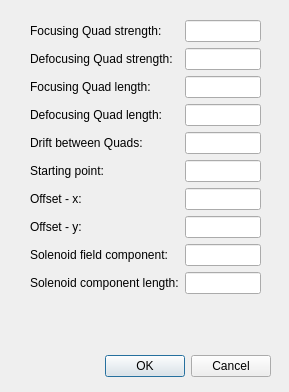
<?xml version="1.0" encoding="UTF-8"?>
<ui version="4.0">
 <class>Dialog</class>
 <widget class="QDialog" name="Dialog">
  <property name="geometry">
   <rect>
    <x>0</x>
    <y>0</y>
    <width>289</width>
    <height>392</height>
   </rect>
  </property>
  <property name="windowTitle">
   <string>Dialog</string>
  </property>
  <widget class="QDialogButtonBox" name="buttonBox">
   <property name="geometry">
    <rect>
     <x>70</x>
     <y>350</y>
     <width>201</width>
     <height>32</height>
    </rect>
   </property>
   <property name="orientation">
    <enum>Qt::Horizontal</enum>
   </property>
   <property name="standardButtons">
    <set>QDialogButtonBox::Cancel|QDialogButtonBox::Ok</set>
   </property>
  </widget>
  <widget class="QWidget" name="formLayoutWidget">
   <property name="geometry">
    <rect>
     <x>30</x>
     <y>20</y>
     <width>231</width>
     <height>311</height>
    </rect>
   </property>
   <layout class="QFormLayout" name="formLayout">
    <item row="0" column="0">
     <widget class="QLabel" name="label">
      <property name="text">
       <string>Focusing Quad strength:</string>
      </property>
     </widget>
    </item>
    <item row="0" column="1">
     <widget class="QLineEdit" name="quadf"/>
    </item>
    <item row="1" column="0">
     <widget class="QLabel" name="label_2">
      <property name="text">
       <string>Defocusing Quad strength:</string>
      </property>
     </widget>
    </item>
    <item row="1" column="1">
     <widget class="QLineEdit" name="quadd"/>
    </item>
    <item row="2" column="0">
     <widget class="QLabel" name="label_3">
      <property name="text">
       <string>Focusing Quad length:</string>
      </property>
     </widget>
    </item>
    <item row="2" column="1">
     <widget class="QLineEdit" name="fl"/>
    </item>
    <item row="3" column="0">
     <widget class="QLabel" name="label_4">
      <property name="text">
       <string>Defocusing Quad length:</string>
      </property>
     </widget>
    </item>
    <item row="3" column="1">
     <widget class="QLineEdit" name="dl"/>
    </item>
    <item row="4" column="0">
     <widget class="QLabel" name="label_5">
      <property name="text">
       <string>Drift between Quads:</string>
      </property>
     </widget>
    </item>
    <item row="4" column="1">
     <widget class="QLineEdit" name="drl"/>
    </item>
    <item row="5" column="0">
     <widget class="QLabel" name="label_6">
      <property name="text">
       <string>Starting point:</string>
      </property>
     </widget>
    </item>
    <item row="5" column="1">
     <widget class="QLineEdit" name="f1st"/>
    </item>
    <item row="6" column="0">
     <widget class="QLabel" name="label_7">
      <property name="text">
       <string>Offset - x:</string>
      </property>
     </widget>
    </item>
    <item row="7" column="0">
     <widget class="QLabel" name="label_8">
      <property name="text">
       <string>Offset - y:</string>
      </property>
     </widget>
    </item>
    <item row="6" column="1">
     <widget class="QLineEdit" name="qfdx"/>
    </item>
    <item row="7" column="1">
     <widget class="QLineEdit" name="qfdy"/>
    </item>
    <item row="8" column="0">
     <widget class="QLabel" name="label_9">
      <property name="text">
       <string>Solenoid field component:</string>
      </property>
     </widget>
    </item>
    <item row="9" column="0">
     <widget class="QLabel" name="label_10">
      <property name="text">
       <string>Solenoid component length:</string>
      </property>
     </widget>
    </item>
    <item row="8" column="1">
     <widget class="QLineEdit" name="solen"/>
    </item>
    <item row="9" column="1">
     <widget class="QLineEdit" name="sl"/>
    </item>
   </layout>
  </widget>
 </widget>
 <resources/>
 <connections>
  <connection>
   <sender>buttonBox</sender>
   <signal>accepted()</signal>
   <receiver>Dialog</receiver>
   <slot>accept()</slot>
   <hints>
    <hint type="sourcelabel">
     <x>248</x>
     <y>254</y>
    </hint>
    <hint type="destinationlabel">
     <x>157</x>
     <y>274</y>
    </hint>
   </hints>
  </connection>
  <connection>
   <sender>buttonBox</sender>
   <signal>rejected()</signal>
   <receiver>Dialog</receiver>
   <slot>reject()</slot>
   <hints>
    <hint type="sourcelabel">
     <x>316</x>
     <y>260</y>
    </hint>
    <hint type="destinationlabel">
     <x>286</x>
     <y>274</y>
    </hint>
   </hints>
  </connection>
 </connections>
</ui>
